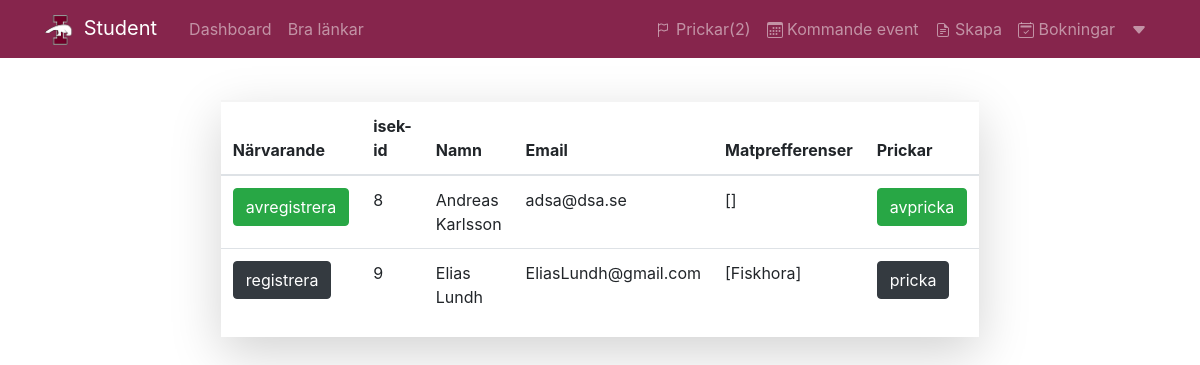
The app's page /post/event/12 (signed in) with its own data.
### application/models.py (models this page shows, shortened)
class User_info(db.Model):
    id = db.Column(db.Integer,primary_key=True)
    user_id = db.Column(db.Integer, db.ForeignKey('user.id'))
    user_type = db.Column(db.String(), unique=False, default="student")
    food_preference = db.Column(db.String(), unique=False, default=None)
    gender = db.Column(db.String(), unique=False, default=None)
    warnings = db.Column(db.Integer(), unique=False, default=0)
    semester = db.Column(db.Integer(), unique=False, nullable=False)
    def __repr__(self):
        return (self.food_preference)

class AttendingEvent(db.Model):
    id = db.Column(db.Integer(), primary_key=True)
    event_id = db.Column(db.Integer, db.ForeignKey('event.id'), nullable=True)
    user_id = db.Column(db.Integer, db.ForeignKey('user.id'), nullable=False)
    gender = db.Column(db.String)
    present = db.Column(db.String, default="notpresent")
    warning = db.Column(db.String, default="nowarning")
    register_time = db.Column(db.DateTime(), nullable=True, default=datetime.utcnow)
    attendingevent = db.relationship('Event', backref='attendingevent', lazy=True)

class User(UserMixin, db.Model):
    id = db.Column(db.Integer(), primary_key=True)
    username = db.Column(db.String(30), unique=False, nullable=False)
    email = db.Column(db.String(), unique=True, nullable=False)
    password = db.Column(db.String(), unique=False, nullable=False)
    image_file = db.Column(db.String(), default='default.jpg')
    user_info = db.relationship('User_info', backref='info')
    posts = db.relationship('Post', backref='author', lazy=True)
    attenindingevent = db.relationship('AttendingEvent', backref='user', lazy=True)
    replies = db.relationship('Reply', backref='user', lazy='dynamic')

### application/posts/routes.py (the view)
@posts.route('/post/event/<int:post_id>', methods=['GET','POST'])
@login_required
def table(post_id):
        post = Post.query.get_or_404(post_id)
        if post.author != current_user:
            abort(403)
        event_id = Post.query.filter_by(id=post_id).first().event_id
        table = AttendingEvent.query.filter_by(event_id=event_id).join(User_info, User_info.user_id == AttendingEvent.user_id).all()
        allergies = AttendingEvent.query.filter_by(event_id=event_id).join(User_info, User_info.user_id == AttendingEvent.user_id).all()
        user_info = User_info.query.filter_by(id=current_user.id).first()
        get_warnings = AttendingEvent.query.filter(AttendingEvent.warning=='warning').filter(AttendingEvent.user_id==current_user.id).all()
        user_warning = []
        for warning in get_warnings:
            event = Post.query.filter(Post.event_id==warning.event_id).first()
            user_warning.append(event)
        return( render_template('table.html', table=table, current_user=current_user, user_info=user_info, event_id=event_id, user_warning=user_warning))

### application/models.py (called while the page is built)
@login_manager.user_loader
def load_user(user_id):
    return User.query.get(int(user_id))

### application/templates/table.html (shortened to what this page needs)
{% extends "layout.html" %}
{% block content %}
	<head>
		<link rel="stylesheet" href="https://stackpath.bootstrapcdn.com/bootstrap/4.3.1/css/bootstrap.min.css">
	</head>
	<body>
<div class="container" style="margin-top: 100px;">
	<div class="row justify-content-center">
			<div class="cardbox shadow-lg bg-white" style="width:150%;">
		<table class="table" style="border-top: 2px solid #f4f4f4;">
			<thead>
			  <tr>
				<th scope="col">Närvarande</th>
				<th scope="col">isek-id</th>
				<th scope="col">Namn</th>
				<th scope="col">Email</th>
				<th scope="col">Matprefferenser</th>
				<th scope="col">Prickar</th>
			  </tr>
			</thead>
			<tbody>
				{% for item in table %}
				<div id="userSection">
					<tr>
					  <td>
						{% if item.present == "notpresent"%}
							<button type="checkbox" user_id="{{ item.user_id }}" event_id="{{ event_id }}" class="btn updateButton btn-dark">registrera</button>
						{% endif %}
						{% if item.present == "present"%}
							<button type="checkbox" user_id="{{ item.user_id }}" event_id="{{ event_id }}" class="btn updateButton btn-success">avregistrera</button>
						{% endif %}
					</td>
					  <td>{{ item.user_id }}</td>
					  <td><span id="userNumber{{ item.user_id }}">{{ item.user.username }}</span></td>
					  <td>{{ item.user.email }}</td>
					  <td>{{ item.user.user_info  }}</td>
					  <td>
						{% if item.warning == "nowarning"%}
						  <button type="checkbox" user_id="{{ item.user_id }}" event_id="{{ event_id }}" class="btn warningButton btn-dark">pricka</button>
						{% endif %}
						{% if item.warning == "warning"%}
						  <button type="checkbox" user_id="{{ item.user_id }}" event_id="{{ event_id }}" class="btn warningButton btn-success">avpricka</button>
						{% endif %}
						</td>
					</tr>
				  </div>
			{% endfor %}
			</tbody>
		  </table>
	</div>
</div>
	</body>
{% endblock content %}

### application/templates/layout.html (shortened to what this page needs)
<!DOCTYPE html>
<html lang="sv">
<head>
     <link rel="stylesheet" href="https://stackpath.bootstrapcdn.com/bootstrap/4.3.1/css/bootstrap.min.css">
    <link rel="stylesheet" type="text/css" href="{{ url_for('static', filename='main.css') }}">
</head>
<body>
    <header class="site-header">
        <nav class="navbar navbar-expand-md navbar-dark bg-steel fixed-top">
          <div class="container">
            <a class="navbar-brand mr-4" href="/">
              <img class="headericon" src="{{ url_for('static', filename='isekicon.png') }}">
            </img>Student</a>
            <div class="collapse navbar-collapse" id="navbarToggle">
              <div class="navbar-nav mr-auto">
                <a class="nav-item nav-link" href="{{ url_for('user.dashboard') }}">Dashboard</a>
                <div class="dropdown">
                  <a class="nav-item nav-link" id="dropdownMenu" href="#" data-toggle="dropdown" aria-haspopup="true" aria-expanded="false">
                    Bra länkar
                  </a>
                </div>
              </div>
              <div class="navbar-nav">
                <a class="nav-item nav-link" href="/" data-toggle="modal" data-target="#WarningModalCenter"> Prickar({{ user_info.warnings }})</a>
                <a class="nav-item nav-link" href="/upcomingevents"> Kommande event </a>
                <div class="dropdown">
                    <a class="nav-item nav-link" id="dropdownMenu" href="#" data-toggle="dropdown" aria-haspopup="true" aria-expanded="false">
                      Skapa
                    </a>
                  </div>
                <a class="nav-item nav-link" href="/booking"> Bokningar</a>
                <div class="dropdown">
                    <a class="nav-item nav-link" id="dropdownMenu" data-toggle="dropdown" aria-haspopup="true" aria-expanded="false">
                        <svg class="bi bi-caret-down-fill" width="1em" height="1em" viewBox="0 0 16 16" fill="currentColor" xmlns="http://www.w3.org/2000/svg">
                            <path d="M7.247 11.14L2.451 5.658C1.885 5.013 2.345 4 3.204 4h9.592a1 1 0 01.753 1.659l-4.796 5.48a1 1 0 01-1.506 0z"/>
                          </svg>
                    </a>
                  </div>
              </div>
            </div>
          </div>
        </nav>
      </header>
      <main role="main" class="container">
        <div class="row d-flex justify-content-center">
          <div class="col-md-8">
              {% block content %}{% endblock %}
          </div>
        </div>
      </main>
</body>
</html>

### application/static/main.css (style rules this page uses)
body { background: #fafafa; color: #333333; margin-top: 5rem; }
.headericon { width: 30px; margin-right: 3px }
.bg-steel { background-color: #72012eda; }
.site-header .navbar-nav .nav-link { color: #cbd5db; }

### records on screen
User_info: warnings "2"
AttendingEvent: user_id "8", user.username "Andreas Karlsson", user.email "adsa@dsa.se", user.user_info "[]"
AttendingEvent: user_id "9", user.username "Elias Lundh", user.email "EliasLundh@gmail.com", user.user_info "[Fiskhora]"
